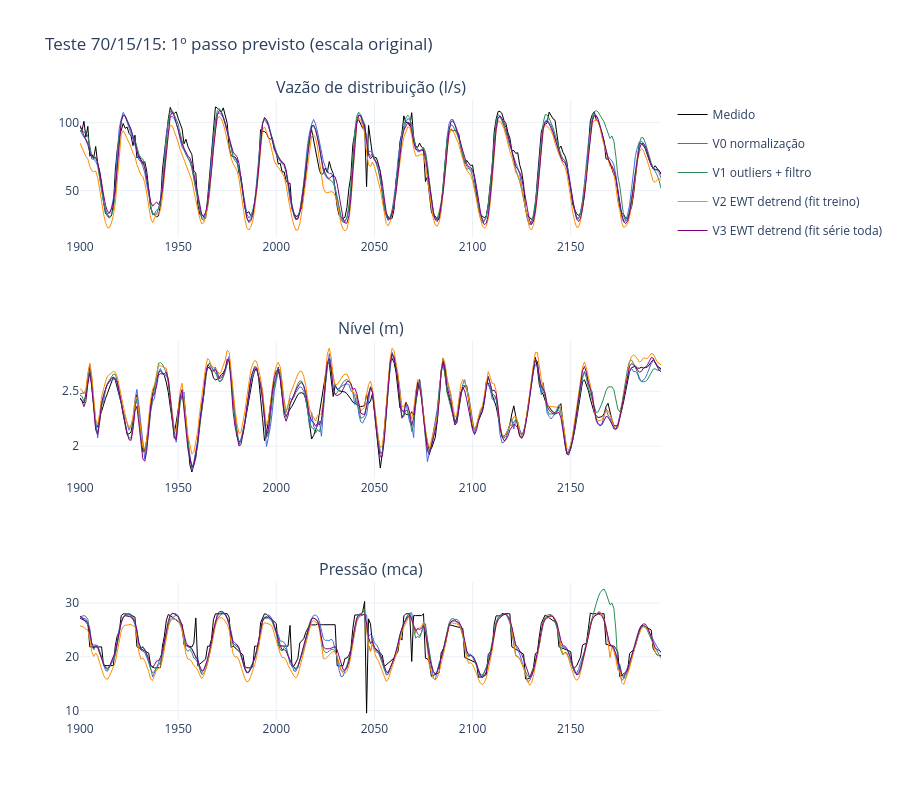

Notebook code for this chart:
### Code cell
labels = ["Vazão de distribuição (l/s)", "Nível (m)", "Pressão (mca)"]
step = 0  # 1º passo previsto de cada janela
t = anchors + step
fig = make_subplots(rows=3, cols=1, subplot_titles=labels)
colors = ["royalblue", "seagreen", "darkorange", "purple"]
for i in range(3):
    fig.add_trace(
        go.Scatter(
            x=t,
            y=y_true[:, step, i],
            name="Medido",
            line=dict(color="black", width=1),
            legendgroup="m",
            showlegend=(i == 0),
        ),
        row=i + 1,
        col=1,
    )
    for (name, pred), color in zip(preds.items(), colors):
        fig.add_trace(
            go.Scatter(
                x=t,
                y=pred[:, step, i],
                name=name,
                line=dict(color=color, width=1),
                legendgroup=name,
                showlegend=(i == 0),
            ),
            row=i + 1,
            col=1,
        )
fig.update_layout(
    title_text="Teste 70/15/15: 1º passo previsto (escala original)",
    height=800,
    template="plotly_white",
    hovermode="x unified",
)
fig.show()

### Figure 1 — Plotly figure (JSON) as saved in the notebook; plotly's stock layout.template omitted (floating-point values rounded to 4 significant figures; data arrays with more than 128 entries replaced by an {"elided": "..."} marker saying what was removed)
{"data": [{"legendgroup": "m", "line": {"color": "black", "width": 1}, "name": "Medido", "showlegend": true, "type": "scatter", "x": {"elided": "297 int values"}, "xaxis": "x", "y": {"elided": "297 float values"}, "yaxis": "y"}, {"legendgroup": "V0 normalização", "line": {"color": "royalblue", "width": 1}, "name": "V0 normalização", "showlegend": true, "type": "scatter", "x": {"elided": "297 int values"}, "xaxis": "x", "y": {"elided": "297 float values"}, "yaxis": "y"}, {"legendgroup": "V1 outliers + filtro", "line": {"color": "seagreen", "width": 1}, "name": "V1 outliers + filtro", "showlegend": true, "type": "scatter", "x": {"elided": "297 int values"}, "xaxis": "x", "y": {"elided": "297 float values"}, "yaxis": "y"}, {"legendgroup": "V2 EWT detrend (fit treino)", "line": {"color": "darkorange", "width": 1}, "name": "V2 EWT detrend (fit treino)", "showlegend": true, "type": "scatter", "x": {"elided": "297 int values"}, "xaxis": "x", "y": {"elided": "297 float values"}, "yaxis": "y"}, {"legendgroup": "V3 EWT detrend (fit série toda)", "line": {"color": "purple", "width": 1}, "name": "V3 EWT detrend (fit série toda)", "showlegend": true, "type": "scatter", "x": {"elided": "297 int values"}, "xaxis": "x", "y": {"elided": "297 float values"}, "yaxis": "y"}, {"legendgroup": "m", "line": {"color": "black", "width": 1}, "name": "Medido", "showlegend": false, "type": "scatter", "x": {"elided": "297 int values"}, "xaxis": "x2", "y": {"elided": "297 float values"}, "yaxis": "y2"}, {"legendgroup": "V0 normalização", "line": {"color": "royalblue", "width": 1}, "name": "V0 normalização", "showlegend": false, "type": "scatter", "x": {"elided": "297 int values"}, "xaxis": "x2", "y": {"elided": "297 float values"}, "yaxis": "y2"}, {"legendgroup": "V1 outliers + filtro", "line": {"color": "seagreen", "width": 1}, "name": "V1 outliers + filtro", "showlegend": false, "type": "scatter", "x": {"elided": "297 int values"}, "xaxis": "x2", "y": {"elided": "297 float values"}, "yaxis": "y2"}, {"legendgroup": "V2 EWT detrend (fit treino)", "line": {"color": "darkorange", "width": 1}, "name": "V2 EWT detrend (fit treino)", "showlegend": false, "type": "scatter", "x": {"elided": "297 int values"}, "xaxis": "x2", "y": {"elided": "297 float values"}, "yaxis": "y2"}, {"legendgroup": "V3 EWT detrend (fit série toda)", "line": {"color": "purple", "width": 1}, "name": "V3 EWT detrend (fit série toda)", "showlegend": false, "type": "scatter", "x": {"elided": "297 int values"}, "xaxis": "x2", "y": {"elided": "297 float values"}, "yaxis": "y2"}, {"legendgroup": "m", "line": {"color": "black", "width": 1}, "name": "Medido", "showlegend": false, "type": "scatter", "x": {"elided": "297 int values"}, "xaxis": "x3", "y": {"elided": "297 float values"}, "yaxis": "y3"}, {"legendgroup": "V0 normalização", "line": {"color": "royalblue", "width": 1}, "name": "V0 normalização", "showlegend": false, "type": "scatter", "x": {"elided": "297 int values"}, "xaxis": "x3", "y": {"elided": "297 float values"}, "yaxis": "y3"}, {"legendgroup": "V1 outliers + filtro", "line": {"color": "seagreen", "width": 1}, "name": "V1 outliers + filtro", "showlegend": false, "type": "scatter", "x": {"elided": "297 int values"}, "xaxis": "x3", "y": {"elided": "297 float values"}, "yaxis": "y3"}, {"legendgroup": "V2 EWT detrend (fit treino)", "line": {"color": "darkorange", "width": 1}, "name": "V2 EWT detrend (fit treino)", "showlegend": false, "type": "scatter", "x": {"elided": "297 int values"}, "xaxis": "x3", "y": {"elided": "297 float values"}, "yaxis": "y3"}, {"legendgroup": "V3 EWT detrend (fit série toda)", "line": {"color": "purple", "width": 1}, "name": "V3 EWT detrend (fit série toda)", "showlegend": false, "type": "scatter", "x": {"elided": "297 int values"}, "xaxis": "x3", "y": {"elided": "297 float values"}, "yaxis": "y3"}], "layout": {"annotations": [{"font": {"size": 16}, "showarrow": false, "text": "Vazão de distribuição (l/s)", "x": 0.5, "xanchor": "center", "xref": "paper", "y": 1.0, "yanchor": "bottom", "yref": "paper"}, {"font": {"size": 16}, "showarrow": false, "text": "Nível (m)", "x": 0.5, "xanchor": "center", "xref": "paper", "y": 0.6111, "yanchor": "bottom", "yref": "paper"}, {"font": {"size": 16}, "showarrow": false, "text": "Pressão (mca)", "x": 0.5, "xanchor": "center", "xref": "paper", "y": 0.2222, "yanchor": "bottom", "yref": "paper"}], "height": 800, "hovermode": "x unified", "title": {"text": "Teste 70/15/15: 1º passo previsto (escala original)"}, "xaxis": {"anchor": "y", "domain": [0.0, 1.0]}, "xaxis2": {"anchor": "y2", "domain": [0.0, 1.0]}, "xaxis3": {"anchor": "y3", "domain": [0.0, 1.0]}, "yaxis": {"anchor": "x", "domain": [0.7778, 1.0]}, "yaxis2": {"anchor": "x2", "domain": [0.3889, 0.6111]}, "yaxis3": {"anchor": "x3", "domain": [0.0, 0.2222]}}}
